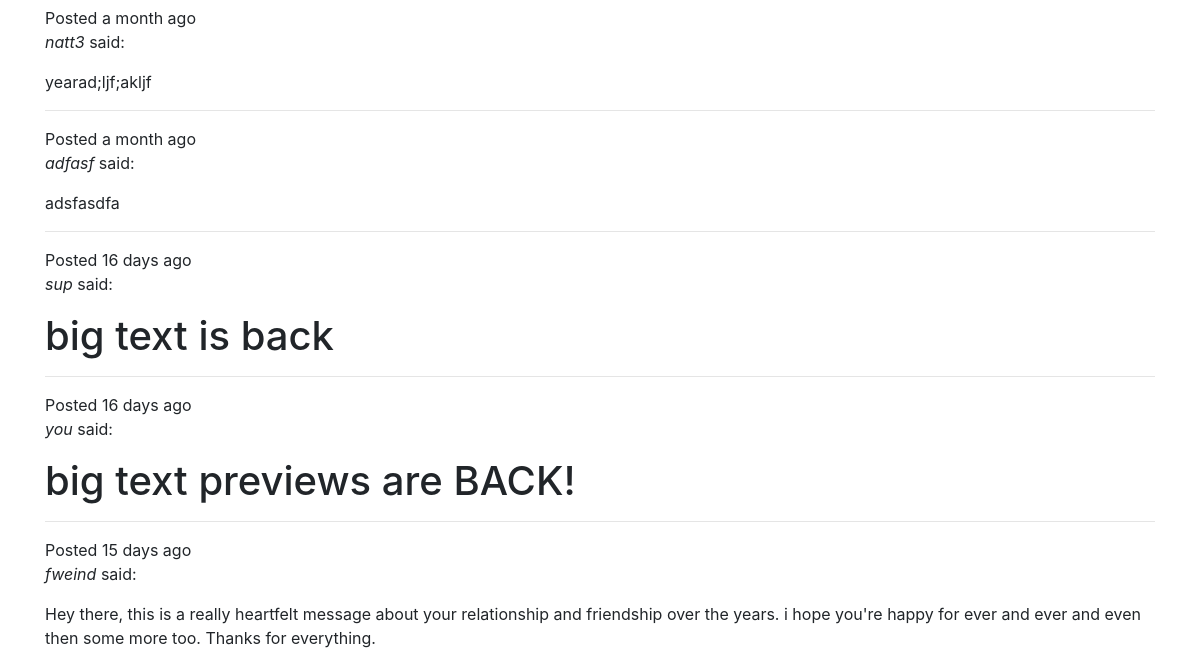
The page /guest-book (lower part) on the database as committed earlier.
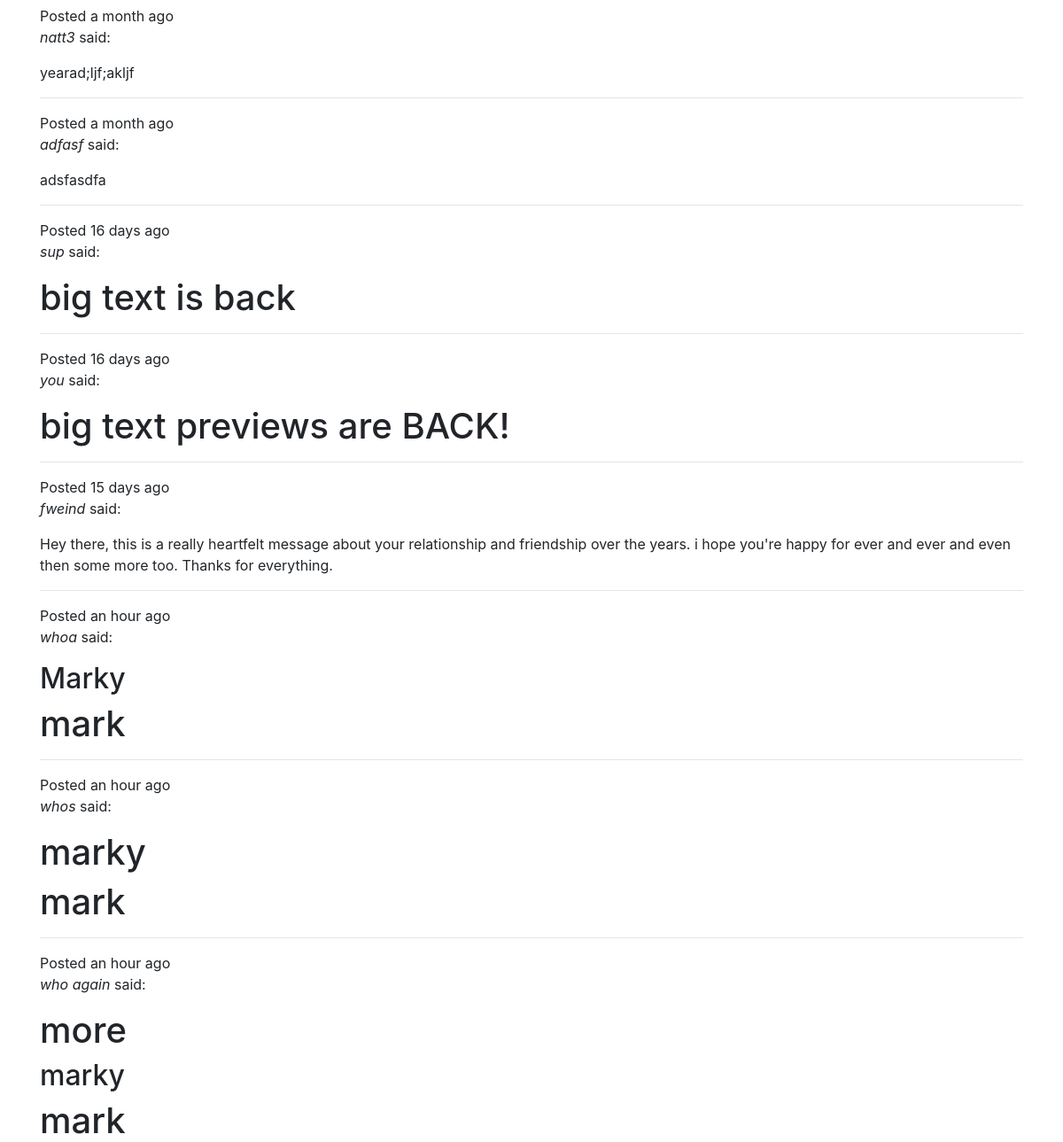
The same page on the database as committed later.
### boatparty/models.py (models this page shows, shortened)
class GuestBookPost(db.Model):
    id = db.Column(db.Integer, primary_key=True)
    posted_at = db.Column(db.DateTime, nullable=False, default=datetime.utcnow)
    name = db.Column(db.String(80), unique=True, nullable=False)
    post_md = db.Column(db.Text, unique=True, nullable=False)
    post_html = db.Column(db.Text, unique=True, nullable=False)

### boatparty/routes.py (the view, shortened to what this page needs)
@app.route('/guest-book', methods=['GET', 'POST'])
def guest_book():
    form = GuestBookForm()
    title = 'Guest Book'
    posts = GuestBookPost.query.all()
    return render_template('guest_book.html', title=title, form=form, posts=posts)

### boatparty/templates/guest_book.html (shortened to what this page needs)
{% extends 'base.html' %}
{% block app_content %}
<div>
    {% for post in posts %}
    <hr>
    <p>Posted {{ moment(post.posted_at).fromNow() }} <br>
        <i>{{ post.name }}</i> said:</p>
    {{ post.post_html | safe }}
    {% endfor %}
</div>
{% endblock %}

### boatparty/templates/base.html (shortened to what this page needs)
<!DOCTYPE html>
<html lang="en">
<head>
    <link rel="stylesheet" href="https://cdnjs.cloudflare.com/ajax/libs/twitter-bootstrap/4.1.3/css/bootstrap.min.css">
    <link rel="stylesheet" href="{{url_for('static', filename='css/style.css')}}">
</head>
<body>
    {% if title == 'Home' %}
    <div class="home-bg">
    </div>
    {% else %}
    <div class="container">
        {% block app_content %}{% endblock %}
    </div>
    {% endif %}
</body>
</html>

### boatparty/static/css/style.css (style rules this page uses)
body, html { height: 100%; }

Rows that differ between the two databases and show on the page:
added GuestBookPost: posted_at "an hour ago", name "whoa", post_html "Marky mark"
added GuestBookPost: posted_at "an hour ago", name "whos", post_html "marky mark"
added GuestBookPost: posted_at "an hour ago", name "who again", post_html "more marky mark"
